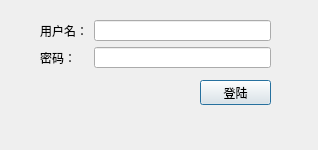
<?xml version="1.0" encoding="UTF-8"?>
<ui version="4.0">
 <class>Login</class>
 <widget class="QDialog" name="Login">
  <property name="geometry">
   <rect>
    <x>0</x>
    <y>0</y>
    <width>318</width>
    <height>150</height>
   </rect>
  </property>
  <property name="windowTitle">
   <string>Dialog</string>
  </property>
  <widget class="QPushButton" name="pushButtonLogin">
   <property name="geometry">
    <rect>
     <x>200</x>
     <y>80</y>
     <width>71</width>
     <height>25</height>
    </rect>
   </property>
   <property name="text">
    <string>登陆</string>
   </property>
  </widget>
  <widget class="QWidget" name="layoutWidget">
   <property name="geometry">
    <rect>
     <x>40</x>
     <y>20</y>
     <width>231</width>
     <height>48</height>
    </rect>
   </property>
   <layout class="QGridLayout" name="gridLayout">
    <item row="0" column="0">
     <widget class="QLabel" name="label">
      <property name="text">
       <string>用户名：</string>
      </property>
     </widget>
    </item>
    <item row="0" column="1">
     <widget class="QLineEdit" name="lineEditUser"/>
    </item>
    <item row="1" column="0">
     <widget class="QLabel" name="label_2">
      <property name="text">
       <string>密码：</string>
      </property>
     </widget>
    </item>
    <item row="1" column="1">
     <widget class="QLineEdit" name="lineEditNumber"/>
    </item>
   </layout>
  </widget>
 </widget>
 <resources/>
 <connections/>
</ui>
